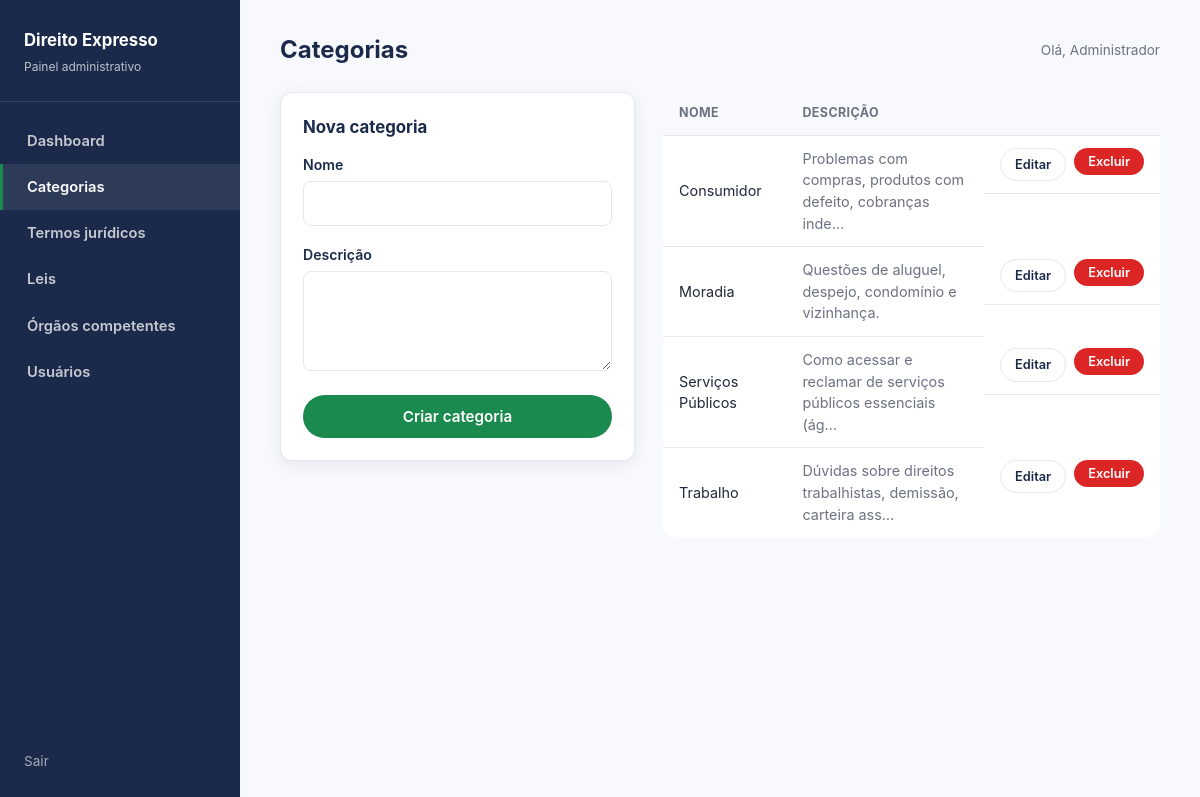
The app's page /admin.php?page=categorias (signed in) with its own data.
### tables this page shows
CREATE TABLE Categoria (
  idCategoria INT UNSIGNED AUTO_INCREMENT PRIMARY KEY,
  nome        VARCHAR(100) NOT NULL,
  descricao   TEXT NULL
);

### app/Core/helpers.php (called while the page is built, shortened)
<?php
function renderView(string $view, array $dados = []): void
{
    extract($dados);
    $caminho = dirname(__DIR__) . '/Views/' . $view . '.php';
    require $caminho;
}
function e(?string $valor): string
{
    return htmlspecialchars($valor ?? '', ENT_QUOTES, 'UTF-8');
}

### app/Controllers/AdminController.php (called while the page is built, shortened)
<?php
class AdminController
{
    public static function categorias(): void
    {
        $acao = $_GET['acao'] ?? 'listar';
        renderView('admin/categorias', [
            'usuarioLogado' => $_SESSION['admin_nome'] ?? '',
            'categorias' => Categoria::all(),
            'categoriaEmEdicao' => $acao === 'editar' && isset($_GET['id']) ? Categoria::find((int) $_GET['id']) : null,
            'mensagem' => consumirMensagem(),
        ]);
    }
}

### app/Models/Categoria.php (called while the page is built, shortened)
<?php
class Categoria
{
    public static function all(): array
    {
        return Database::getConnection()
            ->query('SELECT * FROM Categoria ORDER BY nome')
            ->fetchAll();
    }
}

### app/Views/admin/categorias.php (the view, shortened to what this page needs)
<?php
require __DIR__ . '/partials/layout-topo.php';
?>
<div class="admin-grade-form">
  <div class="card">
    <h2><?= $categoriaEmEdicao ? 'Editar categoria' : 'Nova categoria' ?></h2>
    <form action="admin.php?page=categorias&amp;acao=<?= $categoriaEmEdicao ? 'editar' : 'criar' ?>" method="post">
      <div class="campo">
        <label for="nome">Nome</label>
        <input type="text" id="nome" name="nome" value="<?= e($categoriaEmEdicao['nome'] ?? '') ?>" required>
      </div>
      <div class="campo">
        <label for="descricao">Descrição</label>
        <textarea id="descricao" name="descricao"><?= e($categoriaEmEdicao['descricao'] ?? '') ?></textarea>
      </div>
      <button type="submit" class="btn btn-primario btn-bloco"><?= $categoriaEmEdicao ? 'Salvar alterações' : 'Criar categoria' ?></button>
    </form>
  </div>
  <div class="tabela-wrapper">
    <table class="admin-tabela">
      <thead>
        <tr><th>Nome</th><th>Descrição</th><th></th></tr>
      </thead>
      <tbody>
        <?php foreach ($categorias as $categoria): ?>
          <tr>
            <td><?= e($categoria['nome']) ?></td>
            <td class="texto-suave"><?= e(mb_strimwidth($categoria['descricao'] ?? '', 0, 60, '…')) ?></td>
            <td class="tabela-acoes">
              <a class="btn btn-secundario" href="admin.php?page=categorias&amp;acao=editar&amp;id=<?= (int) $categoria['idCategoria'] ?>">Editar</a>
              <form class="form-excluir" action="admin.php?page=categorias&amp;acao=excluir" method="post">
                <button type="submit" class="btn btn-perigo">Excluir</button>
              </form>
            </td>
          </tr>
        <?php endforeach; ?>
      </tbody>
    </table>
  </div>
</div>
<?php require __DIR__ . '/partials/layout-rodape.php'; ?>

### public/assets/css/base.css (style rules this page uses)
:root { --cor-primaria: #1b8a4e; --cor-primaria-escura: #146b3c; --cor-primaria-clara: #e6f6ec; --cor-secundaria: #1b2a4a; --cor-secundaria-escura: #12203a; --cor-texto: #1f2937; --cor-texto-suave: #6b7280; --cor-fundo: #f7f9fc; --cor-borda: #e5e7eb; --cor-branco: #ffffff; --cor-azul: #2f6fed; --cor-azul-clara: #e8f0fe; --cor-laranja: #f5a524; --cor-laranja-clara: #fdf1dd; --cor-roxo: #7c4dff; --cor-roxo-claro: #efe9ff; --cor-vermelho: #dc2626; --cor-vermelho-clara: #fde8e8; --raio: 12px; --raio-pequeno: 8px; --sombra: 0 4px 16px rgba(20, 32, 58, 0.08); --fonte: -apple-system, "Segoe UI", Roboto, Arial, sans-serif; }
* { box-sizing: border-box; }
html, body { margin: 0; padding: 0; }
body { font-family: var(--fonte); color: var(--cor-texto); background: var(--cor-fundo); line-height: 1.5; }
a { color: inherit; text-decoration: none; }
button { font-family: inherit; cursor: pointer; }
.btn { display: inline-flex; align-items: center; justify-content: center; gap: 8px; padding: 12px 24px; border-radius: 999px; border: none; font-weight: 600; font-size: 0.95rem; transition: transform 0.1s ease, box-shadow 0.1s ease, background 0.15s ease; }
.btn-primario { background: var(--cor-primaria); color: var(--cor-branco); }
.btn-secundario { background: var(--cor-branco); color: var(--cor-secundaria); border: 1px solid var(--cor-borda); }
.btn-perigo { background: var(--cor-vermelho); color: var(--cor-branco); }
.btn-bloco { width: 100%; }
.card { background: var(--cor-branco); border: 1px solid var(--cor-borda); border-radius: var(--raio); box-shadow: var(--sombra); }
label { display: block; font-weight: 600; font-size: 0.88rem; margin-bottom: 6px; color: var(--cor-secundaria); }
.campo { margin-bottom: 18px; }
input[type="text"], input[type="email"], input[type="password"], input[type="tel"], input[type="date"], input[type="search"], select, textarea { width: 100%; padding: 12px 14px; border-radius: var(--raio-pequeno); border: 1px solid var(--cor-borda); font-size: 0.95rem; font-family: inherit; background: var(--cor-branco); color: var(--cor-texto); }
textarea { resize: vertical; min-height: 100px; }
.texto-suave { color: var(--cor-texto-suave); }

### public/assets/css/admin.css (style rules this page uses)
.tabela-wrapper { overflow-x: auto; }
table.admin-tabela { width: 100%; border-collapse: collapse; background: var(--cor-branco); border-radius: var(--raio); overflow: hidden; }
table.admin-tabela th, table.admin-tabela td { padding: 12px 16px; text-align: left; border-bottom: 1px solid var(--cor-borda); font-size: 0.9rem; }
table.admin-tabela th { background: var(--cor-fundo); color: var(--cor-texto-suave); font-size: 0.78rem; text-transform: uppercase; letter-spacing: 0.4px; }
table.admin-tabela tr:last-child td { border-bottom: none; }
.tabela-acoes { display: flex; gap: 8px; }
.tabela-acoes .btn { padding: 6px 14px; font-size: 0.8rem; }
.admin-grade-form { display: grid; grid-template-columns: 1fr 1.4fr; gap: 28px; align-items: start; }
.admin-grade-form .card { padding: 22px; }
.admin-grade-form h2 { margin-top: 0; font-size: 1.05rem; color: var(--cor-secundaria); }

### records on screen
categoria: nome "Consumidor", descricao "Problemas com compras, produtos com defeito, cobranças inde…"
categoria: nome "Moradia", descricao "Questões de aluguel, despejo, condomínio e vizinhança."
categoria: nome "Serviços Públicos", descricao "Como acessar e reclamar de serviços públicos essenciais (ág…"
categoria: nome "Trabalho", descricao "Dúvidas sobre direitos trabalhistas, demissão, carteira ass…"

### other values on screen
$rotulo "Dashboard"
$rotulo "Categorias"
$rotulo "Termos jurídicos"
$rotulo "Leis"
$rotulo "Órgãos competentes"
$rotulo "Usuários"
$tituloPagina "Categorias"
$usuarioLogado "Administrador"
